Frame 1 (no input): blank canvas, image omitted
Frame 60 (no input): blank canvas, image omitted
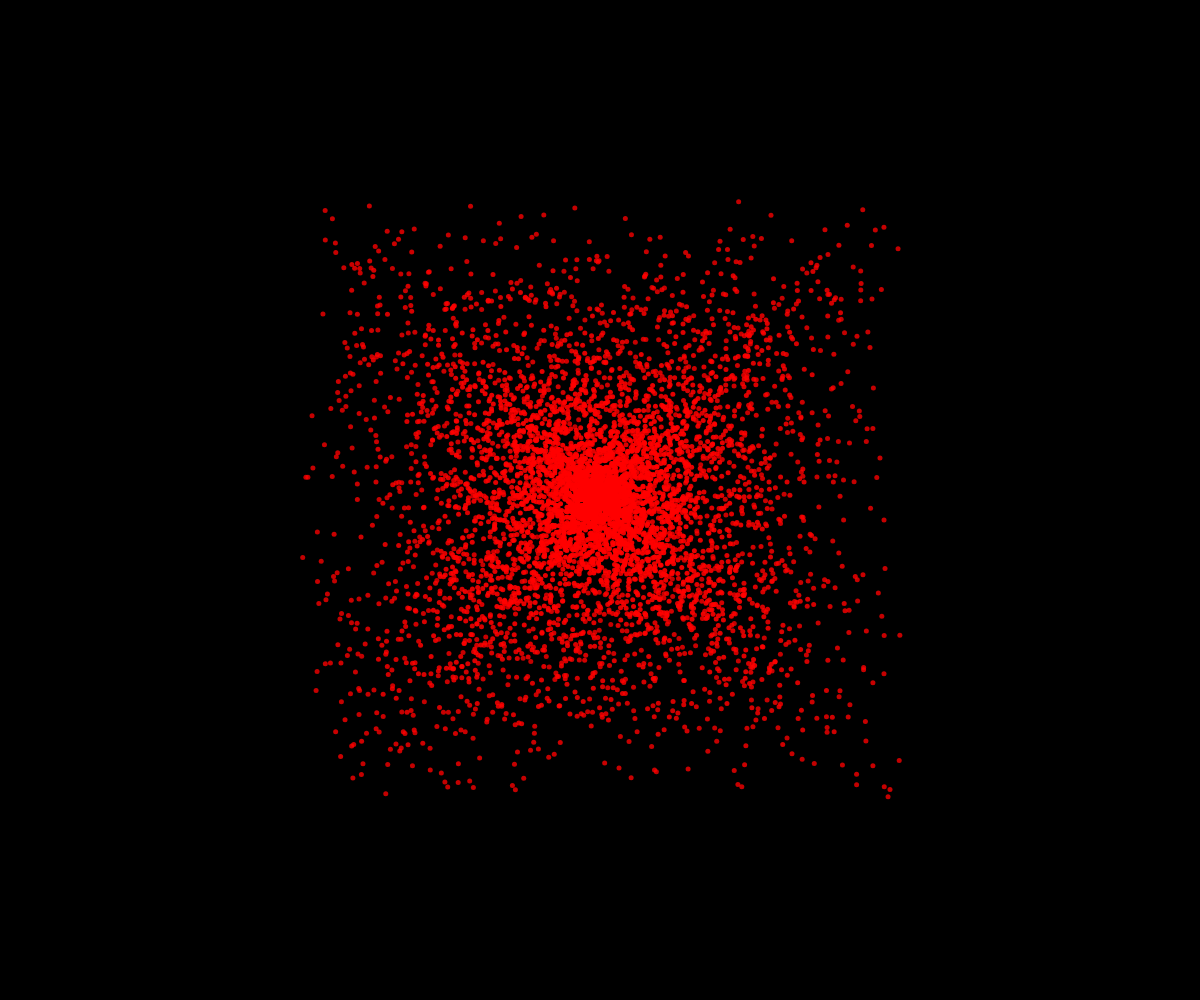
Frame 120 (the mouse pressed at the canvas centre since frame 60)

The p5.js sketch whose frames 1 and 60 were blank and that drew this single picture after the mouse press (run headless with seeded random() and noise() and a simulated clock; from frame 60 on, the mouse is pressed at the canvas centre):

// p5.js sketch
// ── sketch.js
// Project Title
// Your Name
// Date
//
// Extra for Experts:
// - describe what you did to take this project "above and beyond"

const PARTICULATE_NUMB = 100;

class Particulate {
  constructor(x, y) {
    this.x = x;
    this.y = y;
    this.dx = random(-5, 5);
    this.dy = random(-5, 5);
    this.size = 5;
    this.r = 255;
    this.g = 0;
    this.b = 0;
    this.alpha = 255;
  }
  display(){
    fill(this.r,this.g,this.b,this.alpha);
    circle(this.x,this.y,this.size);
  }
  update(){
    this.x += this.dx;
    this.y += this.dy;
    this.alpha -= 1;
  }
  isDead(){
    return this.opacity <= 0;
  }
}

let theFireworks = [];

function setup() {
  createCanvas(windowWidth, windowHeight);
  noStroke();
}

function draw() {
  background(0);
  if(mouseIsPressed){
    for (let i = 0; i<PARTICULATE_NUMB; i++){
      let someParticle = new Particulate(mouseX, mouseY);
      theFireworks.push(someParticle);
    }
  }
  for (let firework of theFireworks){
    if (firework.isDead()){
      theFireworks.splice(theFireworks.indexOf(firework),1);
    }
    firework.update();
    firework.display();
  }
}

function mousePressed(){
  // if(mouseIsDown){
  //   for (let i = 0; i<50; i++){
  //     let someParticle = new Particulate(mouseX, mouseY);
  //     theFireworks.push(someParticle);
  //   }
  // }
}
